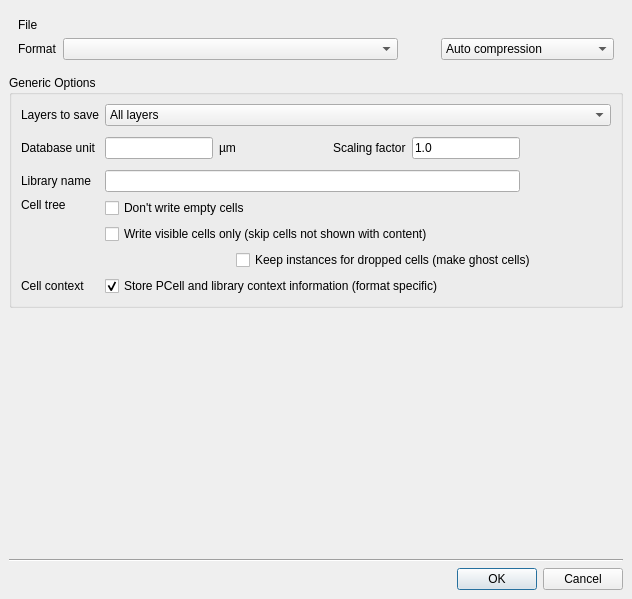
<?xml version="1.0" encoding="UTF-8"?>
<ui version="4.0">
 <class>SaveLayoutAsOptionsDialog</class>
 <widget class="QDialog" name="SaveLayoutAsOptionsDialog">
  <property name="windowModality">
   <enum>Qt::ApplicationModal</enum>
  </property>
  <property name="geometry">
   <rect>
    <x>0</x>
    <y>0</y>
    <width>632</width>
    <height>599</height>
   </rect>
  </property>
  <property name="windowTitle">
   <string/>
  </property>
  <layout class="QVBoxLayout">
   <property name="spacing">
    <number>6</number>
   </property>
   <property name="leftMargin">
    <number>9</number>
   </property>
   <property name="topMargin">
    <number>9</number>
   </property>
   <property name="rightMargin">
    <number>9</number>
   </property>
   <property name="bottomMargin">
    <number>9</number>
   </property>
   <item>
    <widget class="QFrame" name="frame">
     <property name="frameShape">
      <enum>QFrame::NoFrame</enum>
     </property>
     <property name="frameShadow">
      <enum>QFrame::Raised</enum>
     </property>
     <layout class="QGridLayout">
      <property name="leftMargin">
       <number>9</number>
      </property>
      <property name="topMargin">
       <number>9</number>
      </property>
      <property name="rightMargin">
       <number>9</number>
      </property>
      <property name="bottomMargin">
       <number>9</number>
      </property>
      <property name="spacing">
       <number>6</number>
      </property>
      <item row="0" column="0">
       <widget class="QLabel" name="label">
        <property name="text">
         <string>File</string>
        </property>
       </widget>
      </item>
      <item row="1" column="2">
       <spacer>
        <property name="orientation">
         <enum>Qt::Horizontal</enum>
        </property>
        <property name="sizeType">
         <enum>QSizePolicy::Fixed</enum>
        </property>
        <property name="sizeHint" stdset="0">
         <size>
          <width>31</width>
          <height>20</height>
         </size>
        </property>
       </spacer>
      </item>
      <item row="1" column="0">
       <widget class="QLabel" name="label_2">
        <property name="text">
         <string>Format</string>
        </property>
       </widget>
      </item>
      <item row="1" column="1">
       <widget class="QComboBox" name="fmt_cbx">
        <property name="sizePolicy">
         <sizepolicy hsizetype="Preferred" vsizetype="Fixed">
          <horstretch>2</horstretch>
          <verstretch>0</verstretch>
         </sizepolicy>
        </property>
       </widget>
      </item>
      <item row="0" column="1" colspan="3">
       <widget class="QLabel" name="filename_lbl">
        <property name="sizePolicy">
         <sizepolicy hsizetype="Expanding" vsizetype="Preferred">
          <horstretch>1</horstretch>
          <verstretch>0</verstretch>
         </sizepolicy>
        </property>
        <property name="text">
         <string/>
        </property>
       </widget>
      </item>
      <item row="1" column="3" colspan="2">
       <widget class="QComboBox" name="compression">
        <item>
         <property name="text">
          <string>Auto compression</string>
         </property>
        </item>
        <item>
         <property name="text">
          <string>No compression</string>
         </property>
        </item>
        <item>
         <property name="text">
          <string>ZLib compression</string>
         </property>
        </item>
       </widget>
      </item>
     </layout>
    </widget>
   </item>
   <item>
    <widget class="QGroupBox" name="groupBox">
     <property name="title">
      <string>Generic Options</string>
     </property>
     <layout class="QGridLayout">
      <property name="leftMargin">
       <number>9</number>
      </property>
      <property name="topMargin">
       <number>9</number>
      </property>
      <property name="rightMargin">
       <number>9</number>
      </property>
      <property name="bottomMargin">
       <number>9</number>
      </property>
      <property name="spacing">
       <number>6</number>
      </property>
      <item row="4" column="0">
       <widget class="QLabel" name="label_4">
        <property name="text">
         <string>Cell context</string>
        </property>
       </widget>
      </item>
      <item row="1" column="0">
       <widget class="QLabel" name="label_5">
        <property name="text">
         <string>Database unit</string>
        </property>
       </widget>
      </item>
      <item row="4" column="1" colspan="6">
       <widget class="QCheckBox" name="store_context_cb">
        <property name="text">
         <string>Store PCell and library context information (format specific)</string>
        </property>
        <property name="checked">
         <bool>true</bool>
        </property>
       </widget>
      </item>
      <item row="3" column="0">
       <widget class="QLabel" name="label_8">
        <property name="text">
         <string>Cell tree</string>
        </property>
        <property name="alignment">
         <set>Qt::AlignLeading|Qt::AlignLeft|Qt::AlignTop</set>
        </property>
       </widget>
      </item>
      <item row="1" column="6">
       <spacer>
        <property name="orientation">
         <enum>Qt::Horizontal</enum>
        </property>
        <property name="sizeType">
         <enum>QSizePolicy::Expanding</enum>
        </property>
        <property name="sizeHint" stdset="0">
         <size>
          <width>51</width>
          <height>32</height>
         </size>
        </property>
       </spacer>
      </item>
      <item row="3" column="1" colspan="6">
       <widget class="QFrame" name="frame_2">
        <property name="frameShape">
         <enum>QFrame::NoFrame</enum>
        </property>
        <property name="frameShadow">
         <enum>QFrame::Raised</enum>
        </property>
        <layout class="QGridLayout">
         <property name="leftMargin">
          <number>0</number>
         </property>
         <property name="topMargin">
          <number>0</number>
         </property>
         <property name="rightMargin">
          <number>0</number>
         </property>
         <property name="bottomMargin">
          <number>0</number>
         </property>
         <property name="spacing">
          <number>6</number>
         </property>
         <item row="1" column="0" colspan="4">
          <widget class="QCheckBox" name="no_hidden_cells_cb">
           <property name="sizePolicy">
            <sizepolicy hsizetype="Minimum" vsizetype="Fixed">
             <horstretch>0</horstretch>
             <verstretch>0</verstretch>
            </sizepolicy>
           </property>
           <property name="text">
            <string>Write visible cells only (skip cells not shown with content)</string>
           </property>
          </widget>
         </item>
         <item row="2" column="1" colspan="3">
          <widget class="QCheckBox" name="keep_instances_cb">
           <property name="sizePolicy">
            <sizepolicy hsizetype="Expanding" vsizetype="Fixed">
             <horstretch>0</horstretch>
             <verstretch>0</verstretch>
            </sizepolicy>
           </property>
           <property name="text">
            <string>Keep instances for dropped cells (make ghost cells)</string>
           </property>
          </widget>
         </item>
         <item row="2" column="0">
          <spacer>
           <property name="orientation">
            <enum>Qt::Horizontal</enum>
           </property>
           <property name="sizeType">
            <enum>QSizePolicy::Fixed</enum>
           </property>
           <property name="sizeHint" stdset="0">
            <size>
             <width>20</width>
             <height>20</height>
            </size>
           </property>
          </spacer>
         </item>
         <item row="0" column="0" colspan="4">
          <widget class="QCheckBox" name="no_empty_cells_cb">
           <property name="text">
            <string>Don't write empty cells</string>
           </property>
          </widget>
         </item>
        </layout>
       </widget>
      </item>
      <item row="1" column="2">
       <widget class="QLabel" name="label_7">
        <property name="text">
         <string>µm</string>
        </property>
       </widget>
      </item>
      <item row="1" column="4">
       <widget class="QLabel" name="label_6">
        <property name="text">
         <string>Scaling factor</string>
        </property>
       </widget>
      </item>
      <item row="1" column="3">
       <spacer>
        <property name="orientation">
         <enum>Qt::Horizontal</enum>
        </property>
        <property name="sizeHint" stdset="0">
         <size>
          <width>40</width>
          <height>20</height>
         </size>
        </property>
       </spacer>
      </item>
      <item row="1" column="5">
       <widget class="QLineEdit" name="sf_le">
        <property name="sizePolicy">
         <sizepolicy hsizetype="Expanding" vsizetype="Fixed">
          <horstretch>0</horstretch>
          <verstretch>0</verstretch>
         </sizepolicy>
        </property>
        <property name="text">
         <string>1.0</string>
        </property>
       </widget>
      </item>
      <item row="0" column="0">
       <widget class="QLabel" name="label_3">
        <property name="text">
         <string>Layers to save</string>
        </property>
       </widget>
      </item>
      <item row="0" column="1" colspan="6">
       <widget class="QComboBox" name="layersel_cbx">
        <item>
         <property name="text">
          <string>All layers</string>
         </property>
        </item>
        <item>
         <property name="text">
          <string>Layers shown in list</string>
         </property>
        </item>
        <item>
         <property name="text">
          <string>Visible layers only</string>
         </property>
        </item>
       </widget>
      </item>
      <item row="1" column="1">
       <widget class="QLineEdit" name="dbu_le">
        <property name="sizePolicy">
         <sizepolicy hsizetype="Expanding" vsizetype="Fixed">
          <horstretch>0</horstretch>
          <verstretch>0</verstretch>
         </sizepolicy>
        </property>
       </widget>
      </item>
      <item row="2" column="1" colspan="5">
       <widget class="QLineEdit" name="libname_le"/>
      </item>
      <item row="2" column="0">
       <widget class="QLabel" name="label_9">
        <property name="text">
         <string>Library name</string>
        </property>
       </widget>
      </item>
     </layout>
    </widget>
   </item>
   <item>
    <widget class="QStackedWidget" name="options_stack">
     <property name="sizePolicy">
      <sizepolicy hsizetype="Preferred" vsizetype="Expanding">
       <horstretch>0</horstretch>
       <verstretch>1</verstretch>
      </sizepolicy>
     </property>
     <widget class="QWidget" name="page_3"/>
     <widget class="QWidget" name="page_4"/>
    </widget>
   </item>
   <item>
    <spacer>
     <property name="orientation">
      <enum>Qt::Vertical</enum>
     </property>
     <property name="sizeHint" stdset="0">
      <size>
       <width>509</width>
       <height>16</height>
      </size>
     </property>
    </spacer>
   </item>
   <item>
    <widget class="Line" name="line">
     <property name="orientation">
      <enum>Qt::Horizontal</enum>
     </property>
    </widget>
   </item>
   <item>
    <widget class="QDialogButtonBox" name="buttonBox">
     <property name="orientation">
      <enum>Qt::Horizontal</enum>
     </property>
     <property name="standardButtons">
      <set>QDialogButtonBox::Cancel|QDialogButtonBox::Ok</set>
     </property>
    </widget>
   </item>
  </layout>
 </widget>
 <tabstops>
  <tabstop>fmt_cbx</tabstop>
  <tabstop>compression</tabstop>
  <tabstop>layersel_cbx</tabstop>
  <tabstop>dbu_le</tabstop>
  <tabstop>sf_le</tabstop>
  <tabstop>no_empty_cells_cb</tabstop>
  <tabstop>no_hidden_cells_cb</tabstop>
  <tabstop>keep_instances_cb</tabstop>
  <tabstop>store_context_cb</tabstop>
  <tabstop>buttonBox</tabstop>
 </tabstops>
 <resources/>
 <connections>
  <connection>
   <sender>buttonBox</sender>
   <signal>rejected()</signal>
   <receiver>SaveLayoutAsOptionsDialog</receiver>
   <slot>reject()</slot>
   <hints>
    <hint type="sourcelabel">
     <x>316</x>
     <y>260</y>
    </hint>
    <hint type="destinationlabel">
     <x>286</x>
     <y>274</y>
    </hint>
   </hints>
  </connection>
 </connections>
</ui>
